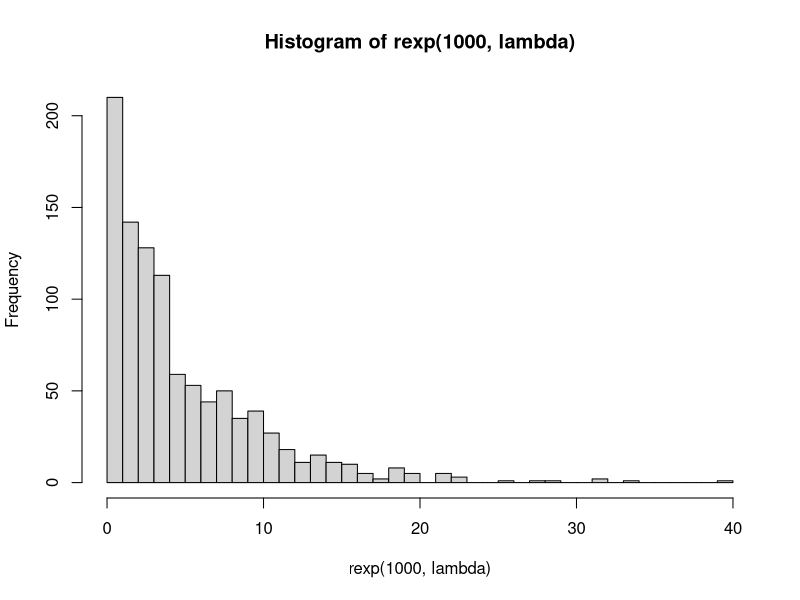
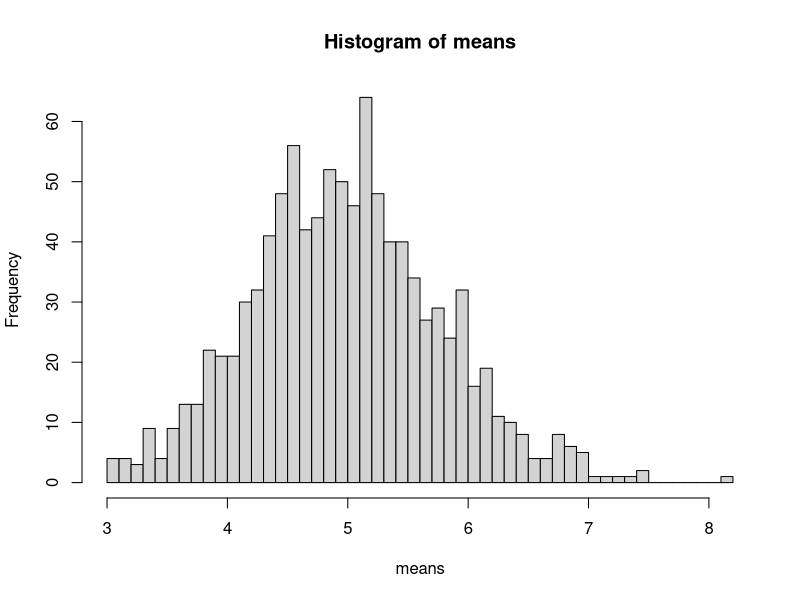
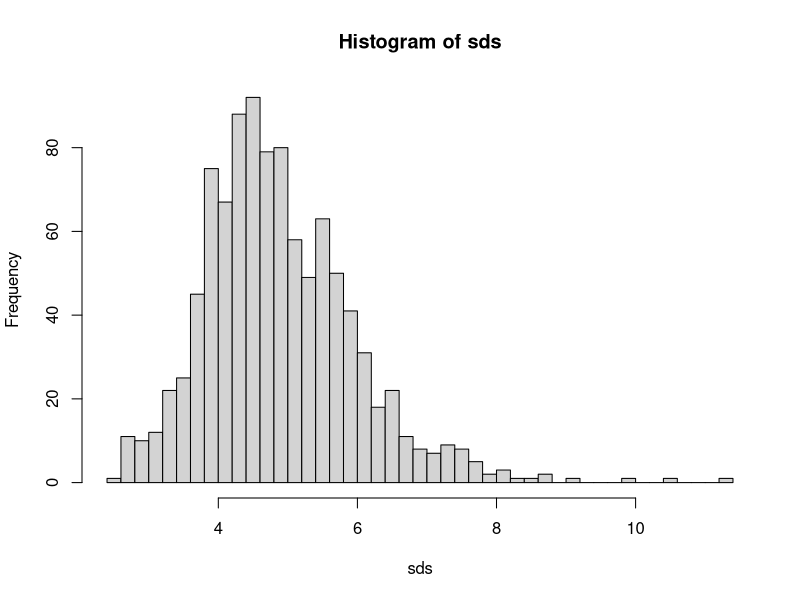

These charts were generated, in order, by the following R code:
## ---- chunk 1
lambda <- 0.2
hist(rexp(1000, lambda), breaks = 50)

# rexp_sim returns a vector that has a function applied to a number of samples of random exponentials
rexp_sim <- function (iterations, func, sample.size = 40, lambda = 0.2) {
  sim.vec = NULL
  for (i in 1 : iterations) sim.vec = c(sim.vec, func(rexp(sample.size, lambda)))
  sim.vec
}

means <- rexp_sim(1000, mean)

sds <- rexp_sim(1000, sd)

## ---- chunk 2
exp.mean <- 1 / lambda
means.ave <- mean(means)
hist(means, breaks = 50)
## ---- chunk 3
exp.var <- 1 / lambda
sds.ave <- mean(sds)
hist(sds, breaks = 50)
## ---- chunk 4
